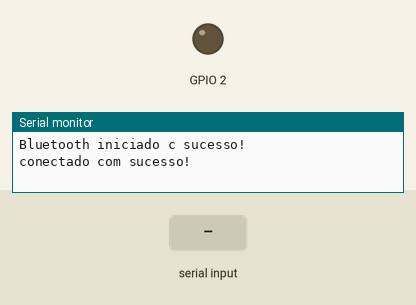
Simulated run of this program. Board: ESP32. Shown: output pins drawn as LEDs (lit = HIGH), the last lines printed to the serial monitor. Dashed ring = blinking. Inputs (shaded band) come from the test bench. Nothing arrives over Bluetooth unless stated.

Above: at 1.2 s.
1.3 s: "pisca\n" received over the second serial link
At 4.2 s:
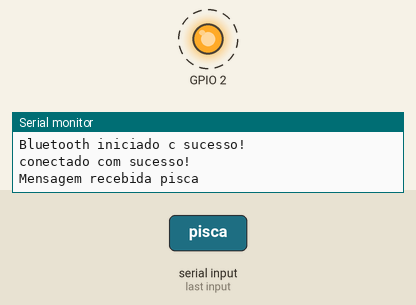
4.3 s: "liga\n" received over the second serial link
At 4.8 s:
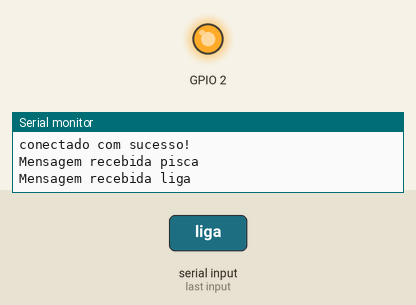
5.8 s: "desliga\n" received over the second serial link
At 6.6 s:
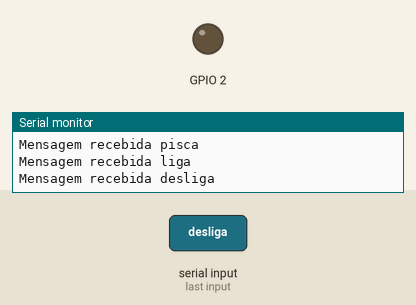
Timing chart, 0 to 8.8 s (numbered marks = the images above; inputs shaded):
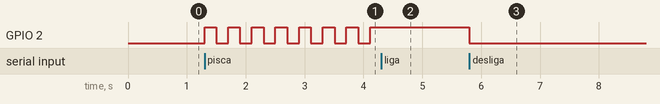

The program:

main.cpp
```cpp
#include <Arduino.h>
#include <BluetoothSerial.h>

BluetoothSerial BT;

uint8_t endSlave[] = {0x8C, 0xAA, 0xB5, 0x94, 0x26, 0x62}; // endereco do dispositivo a ser conectado

void setup()
{
  Serial.begin(9600); // inicia a Serial.
  pinMode(2, OUTPUT);

  //!                       ↓ indica que eh master
  if(BT.begin("ESPpietra", true)) // inicia a conecxao bluetooth
  {
    Serial.println("Bluetooth iniciado c sucesso!");
  }
  else
  {
    Serial.println("Erro na inicializacao do Bluetooth!");
  }

  if (BT.connect(endSlave)) // conecta ao dispositivo
  {
    Serial.println("conectado com sucesso!");
  }
  else
  {
    Serial.println("nao foi possivel conectar ao dispositivo");
  }

  //* Serial.println(BT.getBtAddressString());  //mostra o endereco fisico do bluetooth
}

void loop()
{
  static bool piscaLed = false;
  static bool estadoLed = false;
  static int Velocidade = 200;

  if (Serial.available())
  {
    String mensagemEnviar = Serial.readStringUntil('\n'); // ler a Serial ate encontrar um enter
    mensagemEnviar.trim();                                // tratamento da msm
    BT.println(mensagemEnviar);                           // enviar a msm ao bluetooth
  }

  if (BT.available())
  {
    String mensagemRecebida = BT.readStringUntil('\n');      // ler os caracteres recebidos no bluettoth ate encontrar um enter
    mensagemRecebida.trim();                                 // tratar a mensagem
    Serial.println("Mensagem recebida " + mensagemRecebida); // enviar ao serial que recebeu a msm

    if (mensagemRecebida.equals("liga"))
    {
      estadoLed = true;
      piscaLed = false;
    }
    else if (mensagemRecebida.equals("desliga"))
    {
      estadoLed = false;
      piscaLed = false;
    }
    else if (mensagemRecebida.equals("pisca"))
    {
      piscaLed = true;
    }
    else
    {
      Serial.println("Comando Nao Encontrado");
    }
  }

  if (piscaLed == true)
  {
    unsigned long tempoAtual = millis();
    static unsigned long tempoInicial = 0;

    if (tempoAtual - tempoInicial >= Velocidade)
    {
      estadoLed = !estadoLed;
      tempoInicial = tempoAtual;
    }
  }

  digitalWrite(2, estadoLed);
}
```

Measured:
- after the input at 1.3 s, GPIO 2: alternates HIGH for 0.20 s and LOW for 0.20 s, starting at once
- after the input at 4.3 s, GPIO 2: stops changing and stays HIGH
- after the input at 5.8 s, GPIO 2: HIGH → LOW at once
